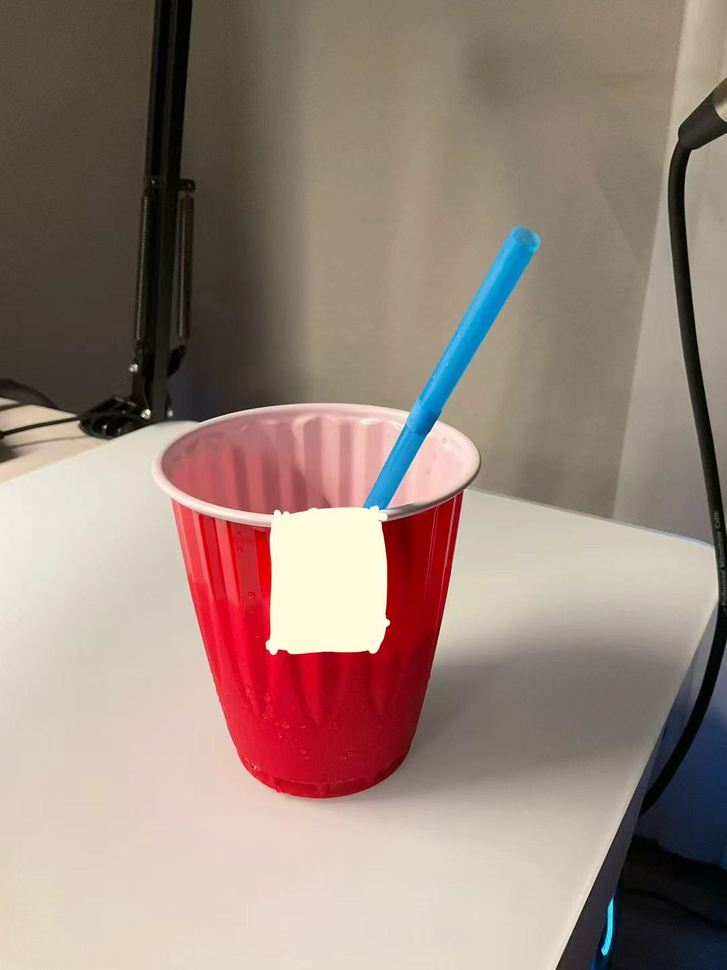
#> input picture comp755/images/cup.png, 727 x 970 px, shrunk from 1080 x 1440 before the run
$ python 'make_ mask.py'
#> lines starting #> are read from the running program, lines starting #| are printed output that depends on the picture; after the words box and inside, x2 and y2 are one past the last pixel; in counts of white or black regions, pixels touching at a corner belong together
# make_mask.py
# pip install pillow
from PIL import Image, ImageDraw
import random

def gen_mask(img_path, out_path,
             mode="rect",
             rect_norm=(0.35, 0.45, 0.55, 0.65),  # 相对坐标 (x1,y1,x2,y2), 0~1
             strokes=2, width_ratio=(0.015, 0.03), seed=42):
    """
    生成与 img 同尺寸的二值掩码(黑底白洞)：
      - mode="rect"  用矩形洞，位置由 rect_norm 控制（相对比例）
      - mode="stroke"  用笔刷涂抹洞，数量 strokes，线宽按 width_ratio 比例
    """
#> called with img_path = 'images/cup.png', out_path = 'masks/cup_mask.png', mode = 'rect', rect_norm = (0.35, 0.45, 0.55, 0.65), strokes = 2, width_ratio = (0.015, 0.03), seed = 42
    img = Image.open(img_path).convert("RGB")
#> img is the input picture: PIL image 727x970 RGB; mean R, G, B 152.7, 132.2, 122.4
    W, H = img.size
#> W = 727; H = 970
    mask = Image.new("L", (W, H), 0)      # 黑底
#> mask: PIL image 727x970 L; every value is 0
    draw = ImageDraw.Draw(mask)

    if mode == "rect":
        x1 = int(rect_norm[0] * W); y1 = int(rect_norm[1] * H)
#> after `x1 = int(rect_norm[0] * W)`: x1 = 254
#> after `y1 = int(rect_norm[1] * H)`: y1 = 436
        x2 = int(rect_norm[2] * W); y2 = int(rect_norm[3] * H)
#> after `x2 = int(rect_norm[2] * W)`: x2 = 399
#> after `y2 = int(rect_norm[3] * H)`: y2 = 630
        draw.rectangle([x1, y1, x2, y2], fill=255)  # 白洞
    else:  # stroke
        rnd = random.Random(seed)
        wmin = int(min(W, H) * width_ratio[0])
        wmax = int(min(W, H) * width_ratio[1])
        for _ in range(strokes):
            npts = rnd.randint(3, 6)
            pts = [(rnd.randint(0, W-1), rnd.randint(0, H-1)) for _ in range(npts)]
            width = rnd.randint(max(3, wmin), max(wmin+1, wmax))
            draw.line(pts, fill=255, width=width, joint="curve")

    mask.save(out_path, "PNG")
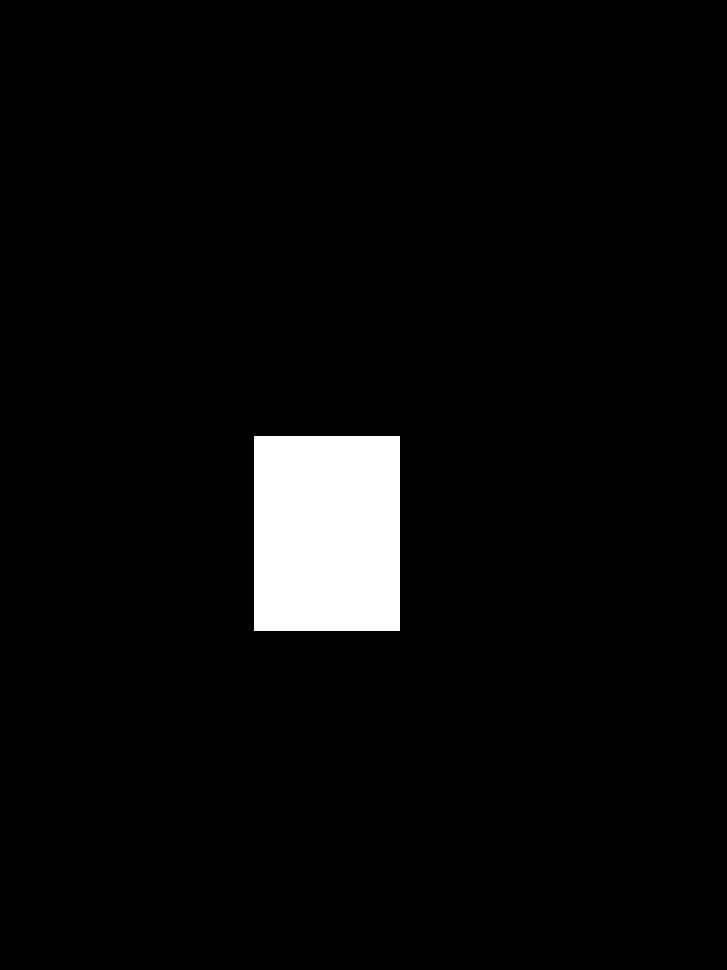
#> saved as cup_mask.png: PIL image 727x970 L; 4% white; 1 white region, box (x1, y1, x2, y2) and area: (254, 436, 400, 631) 28470
    print(f"saved mask -> {out_path} (white=hole, black=keep)")

if __name__ == "__main__":
    # === 按你的杯子图大致位置生成矩形洞 ===
    gen_mask(
        img_path="images/cup.png",           # 原图路径
        out_path="masks/cup_mask.png",       # 输出mask路径(PNG)
        mode="rect",                         # 或 "stroke"
        rect_norm=(0.35, 0.45, 0.55, 0.65),  # 可微调位置/大小
        # strokes=2,                         # 若 mode="stroke" 可调笔刷条数
        # width_ratio=(0.015, 0.03),         # 若 stroke 可调线宽比例
        seed=42
    )
